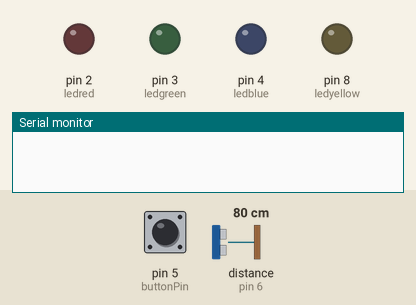
Simulated run of this sketch. Board: Arduino Uno, built with avr-gcc and run on an emulated ATmega328P. Shown: output pins drawn as LEDs (lit = HIGH), the last lines printed to the serial monitor. Wiring (inferred from the names in the program): ultrasonic range finder: trigger pin 7; echo pin 6. The test bench sets the inputs (shaded band); at power-on: pin 5 (buttonPin) LOW, distance to the obstacle (sensor on pin 6) 80 cm. The echo pulse lasts 58.3 µs per cm; pins used as bus, display or sensor lines are not drawn.

Above: at 1.2 s.
1.3 s: pin 5 (buttonPin) pulled HIGH for 0.15 s
At 2.7 s:
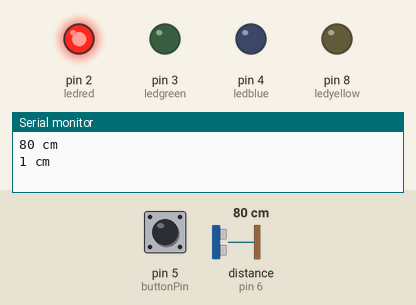
Timing chart, 0 to 4.3 s (numbered marks = the images above; inputs shaded):
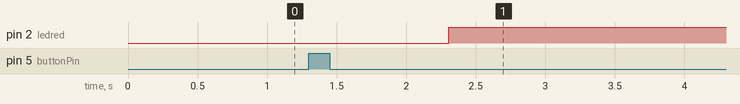

Measured:
- after the input at 1.3 s, pin 2 (ledred): LOW → HIGH after 1.0 s

The sketch:

boyolcer.ino
```cpp
int trigPin= 7;
int echoPin= 6;
int ledred= 2;
int ledblue= 4;
int ledgreen= 3;
int ledyellow= 8;
int buttonPin = 5;

int centimetre;
int time;
int sabitcm;
int boy;
void setup() {
  pinMode(trigPin, OUTPUT);
  pinMode(echoPin, INPUT);
  pinMode(ledred, OUTPUT);
  pinMode(ledblue, OUTPUT);
  pinMode(ledgreen, OUTPUT);
 pinMode(ledyellow, OUTPUT);
  digitalWrite(trigPin, HIGH);
  delayMicroseconds(10);
  digitalWrite(trigPin, LOW);
  time = pulseIn(echoPin, HIGH);
  sabitcm = (time/29.1/2);

Serial.begin(9600);
}

void loop() {
  if(digitalRead(buttonPin) == 1){

  digitalWrite(trigPin,LOW);
  delayMicroseconds(2);

  digitalWrite(trigPin, HIGH);
  delayMicroseconds(10);

  digitalWrite(trigPin, LOW);

  time = pulseIn(echoPin, HIGH);
  centimetre = (time/29.1/2);

  boy = sabitcm - centimetre;

  Serial.print(sabitcm);
  Serial.println(" cm");
  delay(1000);
  Serial.print(boy);
  Serial.println(" cm");

    if ((boy<10) ){
      digitalWrite(ledgreen,LOW);
      digitalWrite(ledblue,LOW);
      digitalWrite(ledred,HIGH);
      digitalWrite(ledyellow,LOW);
    }

    else if((boy>10)&& (boy<15)  ){
      digitalWrite(ledgreen,HIGH);
      digitalWrite(ledblue,LOW);
      digitalWrite(ledred,HIGH);
      digitalWrite(ledyellow,LOW);
    }
    else if((boy>15)&& (boy<20)){
      digitalWrite(ledgreen,HIGH);
      digitalWrite(ledblue,HIGH);
      digitalWrite(ledred,HIGH);
      digitalWrite(ledyellow,LOW);
    }
     else if((boy>20)){
      digitalWrite(ledgreen,HIGH);
      digitalWrite(ledblue,HIGH);
      digitalWrite(ledred,HIGH);
      digitalWrite(ledyellow,HIGH);
    }
}
}
```
